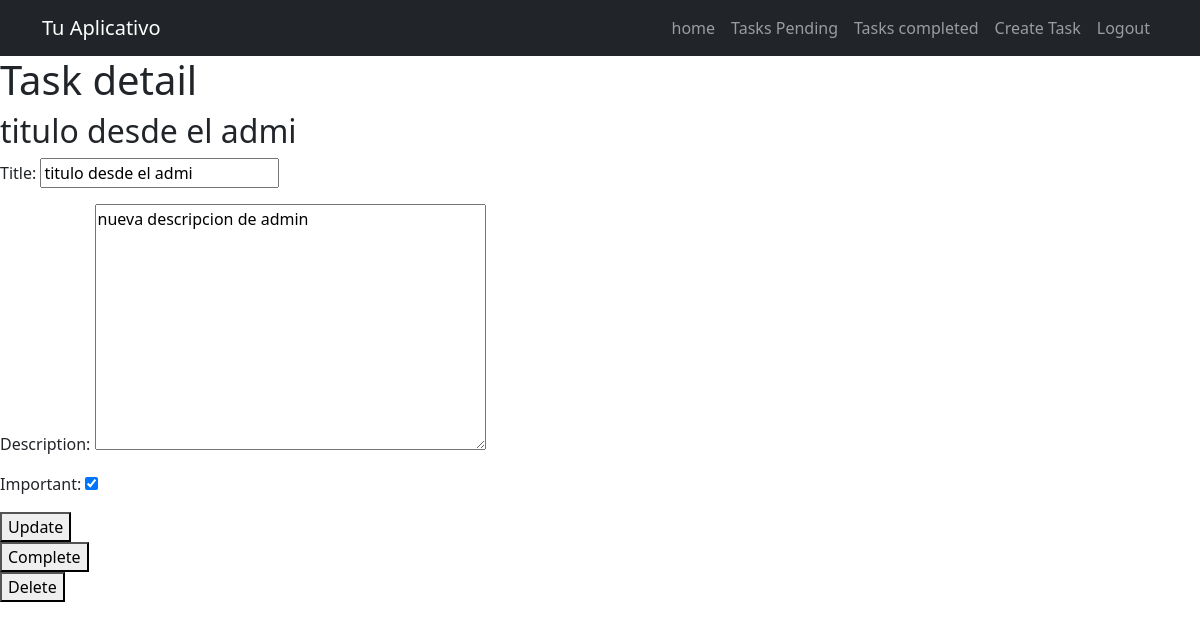
/tasks/1/ (signed in), run on the app's committed database.
### tasks/models.py (models this page shows, shortened)
class Task(models.Model):
    title = models.CharField(max_length=200)
    description = models.TextField(blank=True)  # si no pasa nada, por defecto estara vacio
    created = models.DateTimeField(auto_now_add=True)   # anhade la fecha por defecto
    datecompleted = models.DateTimeField(null=True, blank=True)     # inicialmente es null, se acepta vacio
    important = models.BooleanField(default=False)
    user = models.ForeignKey(User, on_delete=models.CASCADE)    # si se elimina el usuario, se elimina las tareas

### tasks/views.py (the view, shortened to what this page needs)
# urls.py: path('tasks/<int:task_id>/', views.task_detail, name="task_detail"),
@login_required
def task_detail(request, task_id):
    if request.method == "GET":
        print(task_id)
        task = get_object_or_404(Task,pk=task_id, user= request.user)       # me aseguro que seo solo mis tareas. Si entro a otra tarea me da error 404
        form = TaskForm(instance=task)  # El oformulario se rellena con los valores de "task"
        return render(request, "task_detail.html", {"task" : task, "form" : form})

### tasks/forms.py
class TaskForm(ModelForm):
    class Meta:
        model = Task
        fields = ["title", "description", "important"]

### tasks/templates/task_detail.html (shortened to what this page needs)
{% extends "base.html" %}
{% block content %}
    <h1>Task detail</h1>
    <h2>{{task.title}}</h2>
    <form method="POST">
        {{form.as_p}}
        <button>
            Update
        </button>
    </form>
    <form action="{% url 'complete_task' task.id%}" method="POST">
        <button>
            Complete
        </button>
    </form>
    <form action="{% url 'delete_task' task.id%}" method="POST">
        <button>
            Delete
        </button>
    </form>
{% endblock %}

### data on the page
Task: title "titulo desde el admi", description "nueva descripcion de admin", important "☑"
